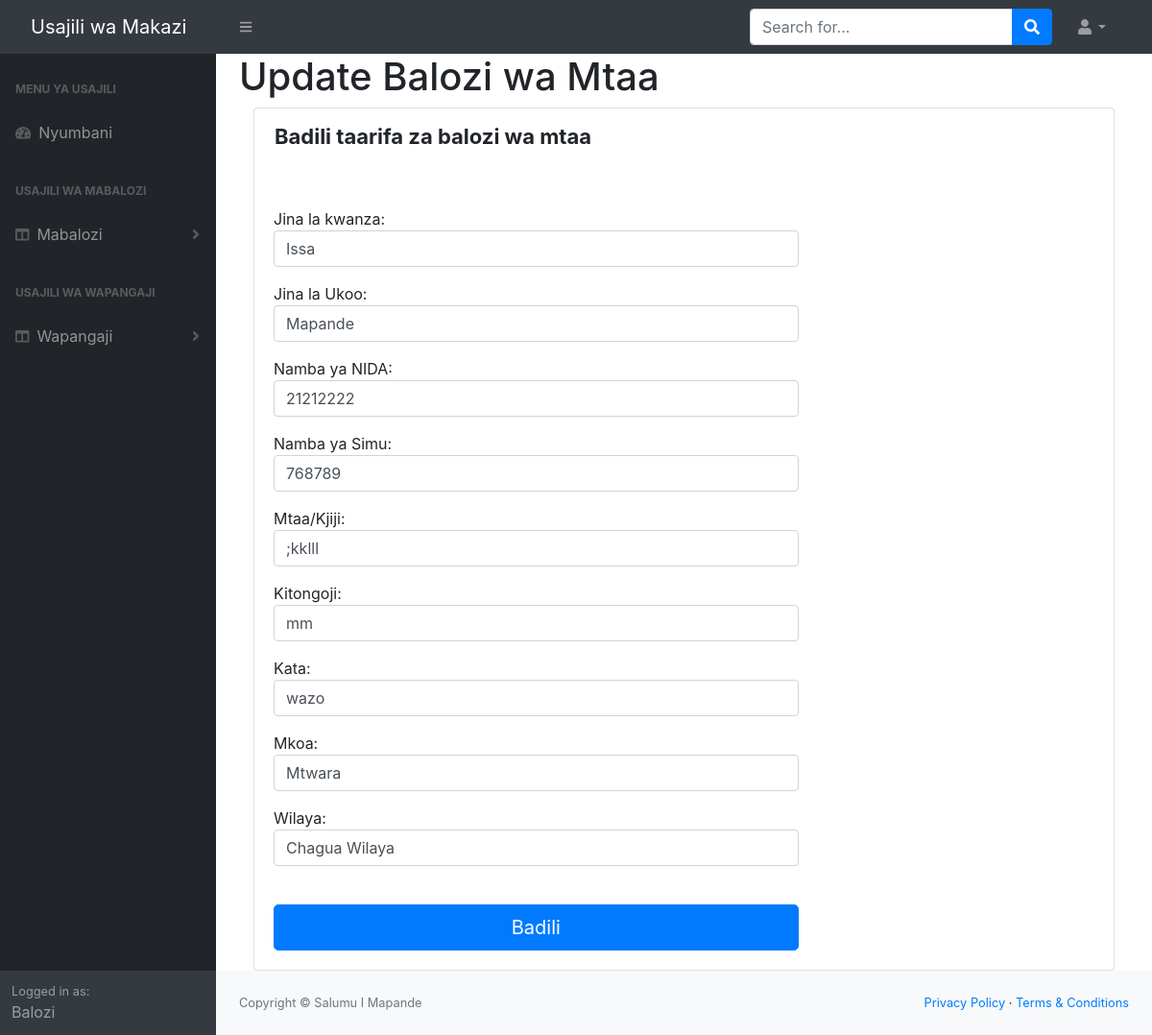
The page /update_balozi/3 on the database as committed earlier.
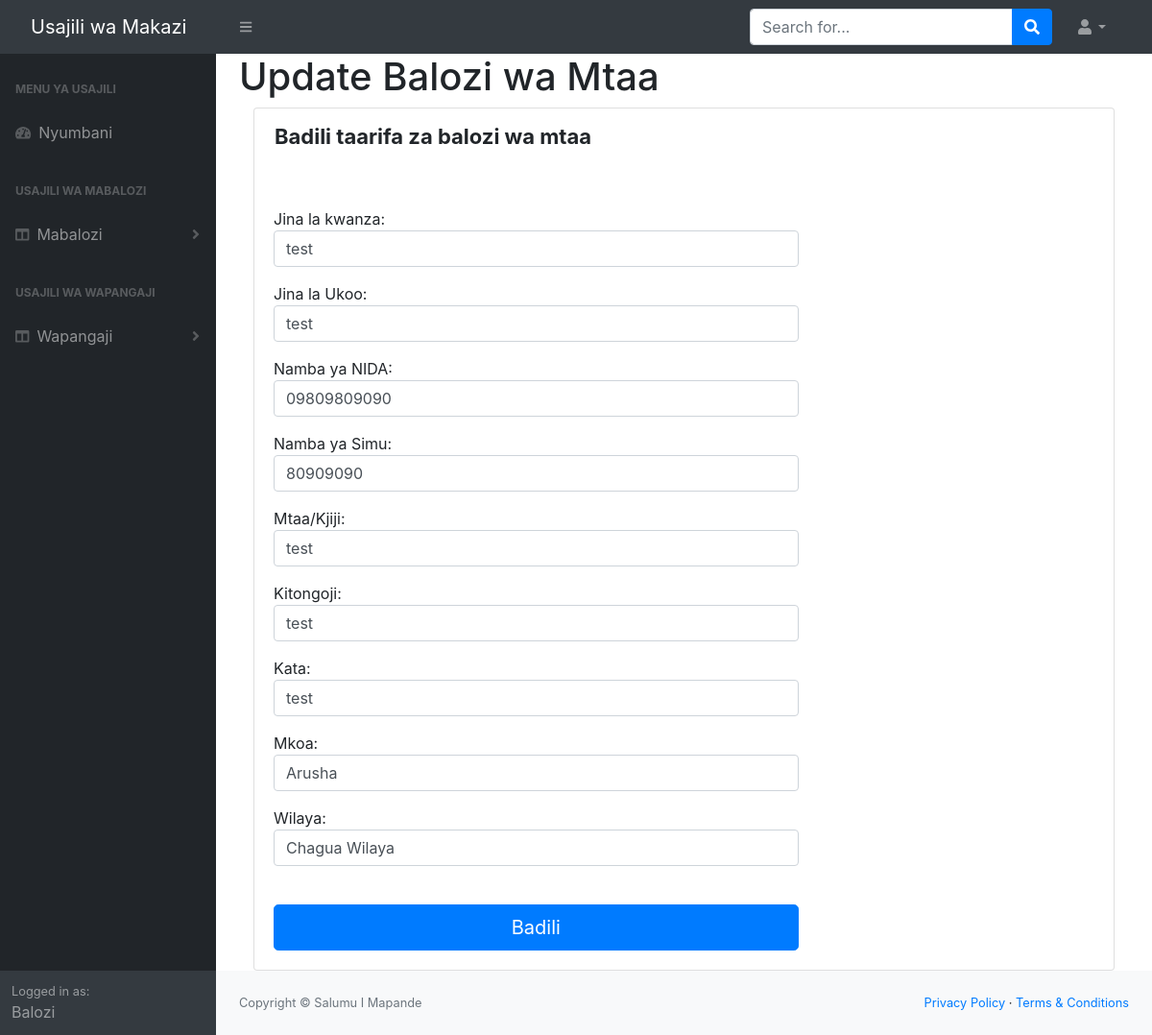
The same page on the database as committed later.
### baloziapp/models.py (models this page shows)
class Balozi(db.Model):
    __tablename__ = 'balozi'
    id = db.Column(db.Integer(), primary_key=True)
    name = db.Column(db.String(length=50), nullable = False)
    surname = db.Column(db.String(length=50), nullable = False)
    nida = db.Column(db.String(length=30), nullable =False)
    street = db.Column(db.String(length=50), nullable = False)
    neighborhood = db.Column(db.String(length=50), nullable = False)#kitongoji
    county =  db.Column(db.String(length=50), nullable=False) #kata
    district_id = db.Column(db.Integer(), db.ForeignKey('district.id'))#wilaya
    district = db.Column(db.String(), nullable=False)
    region_id = db.Column(db.Integer(), db.ForeignKey('region.id'))#Mkoa
    region = db.Column(db.String(length=50), nullable=False)
    phonenumber = db.Column(db.String(length=15), nullable = True)

### baloziapp/routes.py (the view)
@app.route('/update_balozi/<int:id>', methods=['GET', 'POST'])
def update_balozi(id):
    balozi_to_update = Balozi.query.get_or_404(id)
    regions = db.session.query(Region).all()
    districts = District.query
    form = UpdateBaloziForm()
    form.region_id = [(region.id, region.regionname) for region in Region.query.all()]
    if request.method == 'POST':
        balozi_to_update.name = request.form['name']
        balozi_to_update.surname = request.form['surname']
        balozi_to_update.nida = request.form['nida']
        balozi_to_update.phonenumber = request.form['phonenumber']
        balozi_to_update.street = request.form['street']
        balozi_to_update.neighborhood = request.form['neighborhood']
        balozi_to_update.county = request.form['county']
        balozi_to_update.district_id = request.form['district_id']#District.query.filter_by(id = form.district_id.data).first()
        balozi_to_update.region = request.form['region']
        balozi_to_update.district = request.form['district']
        balozi_to_update.region_id = request.form['region_id']
        try:
            db.session.commit()
            return redirect(url_for('balozi_page'))
        except:
            return 'There was an issue updating that task'
    else:
        return render_template('update_balozi.html', balozi_to_update=balozi_to_update, regions=regions, districts=districts, form = form)

### baloziapp/forms.py
class UpdateBaloziForm(FlaskForm):
    name = StringField(label="Jina la kwanza: ", validators=[Length(max=50, min=2), DataRequired()])
    surname = StringField(label="Jina la Mwisho: ", validators=[Length(max=50, min=2), DataRequired()])
    nida = StringField(label="Namba ya NIDA: ", validators=[Length(max=30), DataRequired()])
    street = StringField(label="Mtaa: ", validators=[DataRequired()])
    neighborhood = StringField(label="Kitongoji: ", validators=[DataRequired()])
    county = StringField(label="Kata: ", validators=[DataRequired()])
    district_id = SelectField('Wilaya', choices=[])
    district = StringField(validators=[Length(max=50)])
    region_id = SelectField('Mkoa',  choices=[])
    region = StringField(validators=[Length(max=50)], id="region")
    phonenumber = StringField(label="Namba ya simu: ", validators=[Length(max=15)])
    submit = SubmitField(label='Badili')

### baloziapp/templates/update_balozi.html (shortened to what this page needs)
{% extends 'base.html' %}
{% block content %}
<div class="content-wrapper">
    <div class="content-heading"><h1>Update Balozi wa Mtaa</h1></div>
    <div class="container-fluid">
       <div class="card card-default d-lg-block">
          <div class="row">
             <div class="col col-xs-12 col-sm-8 col-md-8 col-lg-8">
                <div class="card-title text-left alert alert-default"><b style="font-size:22px;">Badili taarifa za balozi wa mtaa</b></div>
                <div class="card-body">
                   <form class="form-update_balozi" method="post" action="">
                      <fieldset>
                        Jina la kwanza:
                       <input type="text" name="name" value="{{ balozi_to_update.name }}" class="form-control">
                       Jina la Ukoo:
                       <input type="text" name="surname" value="{{ balozi_to_update.surname }}" class="form-control">
                       Namba ya NIDA:
                       <input type="text" name="nida" value="{{ balozi_to_update.nida }}" class="form-control">
                       Namba ya Simu:
                       <input type="text" name="phonenumber" value="{{ balozi_to_update.phonenumber }}" class="form-control">
                       Mtaa/Kjiji:
                       <input type="text" name="street" value="{{ balozi_to_update.street }}" class="form-control">
                       Kitongoji:
                       <input type="text" name="neighborhood" value="{{ balozi_to_update.neighborhood }}" class="form-control">
                       Kata:
                       <input type="text" name="county" value="{{ balozi_to_update.county }}" class="form-control">
                       <div class="form-group">
                       Mkoa:
                        <select class="form-control" id="region_id" name="region_id">
                            <option value="">{{balozi_to_update.region}}</option>
                        </select>
                    </div>
                    <div class="form-group">
                      Wilaya:
                        <select class="form-control" id="district_id" name="district_id" )>
                            <option value="">Chagua Wilaya</option>
                        </select>
                    </div>
                    </fieldset>
                      <br>
                      {{ form.submit(class="btn btn-lg btn-block btn-primary") }}
                   </form>
                </div>
             </div>
          </div>
       </div>
    </div>
 </div>
{% endblock %}

Rows that differ between the two databases and show on the page:
changed Balozi: name "Issa" → "test"; surname "Mapande" → "test"; nida "21212222" → "09809809090"; phonenumber "768789" → "80909090"; street ";kklll" → "test"; neighborhood "mm" → "test"; county "wazo" → "test"; region_id "Mtwara" → "Arusha"
